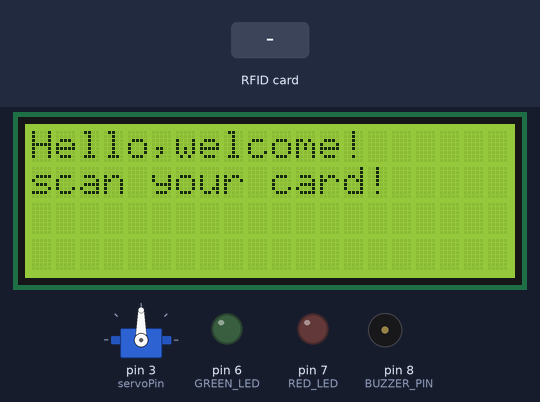
A sketch run on a simulated Arduino Uno, built with avr-gcc and run on an emulated ATmega328P. On the bench: 20×4 character LCD, servo, output pins drawn as LEDs (lit = HIGH), buzzer (waves = sounding). The test bench sets the inputs (shaded band). Pins used as bus, display or sensor lines are not drawn.

Above: at 1.4 s.
1.5 s: RFID card 5E 7A 19 C4 held to the reader
At 2.1 s:
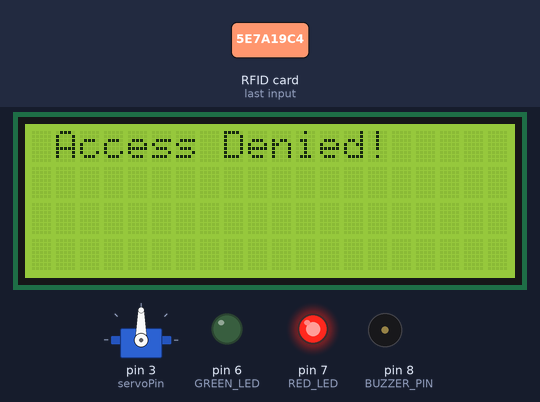
4.5 s: RFID card 0B 6D A3 89 held to the reader
At 8.1 s:
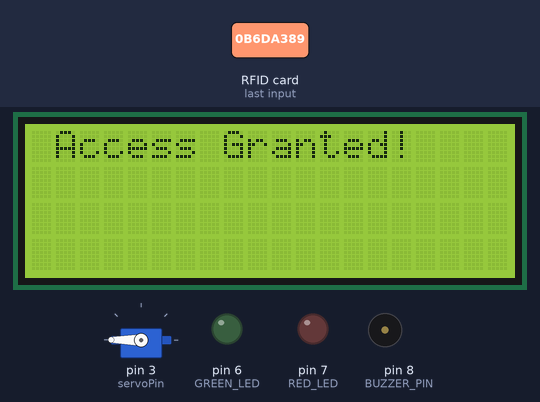
10.2 s: RFID card 0B 6D A3 89 held to the reader
At 20.5 s:
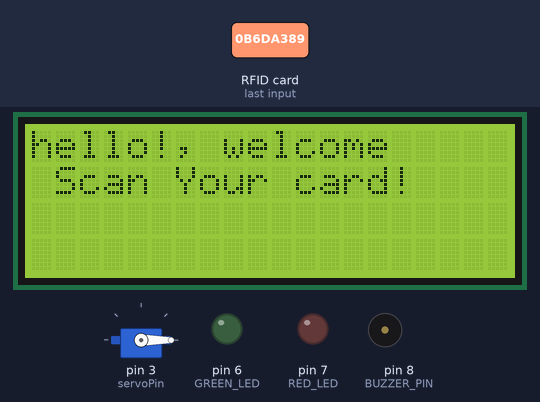
Timing chart, 0 to 20.8 s (numbered marks = the images above; inputs shaded):
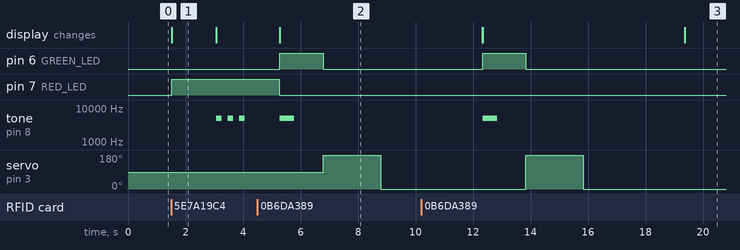

Measured:
- after the input at 1.5 s, pin 7 (RED_LED): LOW → HIGH at once; tone on pin 8 (BUZZER_PIN): alternates 5000 Hz for 0.20 s and silent for 0.20 s, starting after 1.6 s; the display: changes at once (image 1)
- after the input at 4.5 s, pin 6 (GREEN_LED): LOW → HIGH after 0.78 s, → LOW 1.5 s later; tone on pin 8 (BUZZER_PIN): silent → 5000 Hz after 0.78 s, → silent 0.50 s later; servo on pin 3 (servoPin): 90° → 180° after 2.3 s, → 0° 2.0 s later; the display: changes after 0.78 s (image 2)
- after the input at 10.2 s, pin 6 (GREEN_LED): LOW → HIGH after 2.1 s, → LOW 1.5 s later; tone on pin 8 (BUZZER_PIN): silent → 5000 Hz after 2.1 s, → silent 0.50 s later; servo on pin 3 (servoPin): 0° → 180° after 3.6 s, → 0° 2.0 s later
- what the display in image 1 shows lasts 1.6 s, from 1.5 s to 3.1 s

The sketch:

sketch_mar7n_copy_20240314161700.ino
```cpp
#include <Wire.h>
#include <SPI.h>
#include <MFRC522.h>
#include <LiquidCrystal_I2C.h>
#include <Servo.h>

#define SS_PIN 10
#define RST_PIN 9
#define RED_LED 7
#define GREEN_LED 6
#define BUZZER_PIN 8
#define servoPin  3


MFRC522 mfrc522(SS_PIN, RST_PIN);
LiquidCrystal_I2C lcd(0x27,20,4);

Servo servo;
int pos = 0;
const int openPos = 180;    // Adjust this value according to your servo's range
const int closedPos = 0;

const unsigned long doorOpenTime = 1000;   // 3 seconds
const unsigned long doorClosedTime = 1000;

byte validCard[] = {0X0B, 0X6D,0XA3,0X89}; // Change this according to your RFID tag

void setup() {
  Serial.begin(9600);
  SPI.begin();
  mfrc522.PCD_Init();
    lcd.init();                      // initialize the lcd
  lcd.init();
  // Print a message to the LCD.
  lcd.backlight();
  lcd.setCursor(0,0);
  lcd.print("Hello,welcome!");
  lcd.setCursor(0,1);
  lcd.print("scan your card!");
  servo.attach(servoPin);
  pinMode(RED_LED, OUTPUT);
  pinMode(GREEN_LED, OUTPUT);
  pinMode(BUZZER_PIN, OUTPUT);
}

void loop() {

  if (mfrc522.PICC_IsNewCardPresent() && mfrc522.PICC_ReadCardSerial()) {
    if (checkRFID()) {
      accessGranted();

    } else {
      accessDenied();

    }
  }
}

bool checkRFID() {
  for (int i = 0; i < mfrc522.uid.size; i++) {
    if (mfrc522.uid.uidByte[i] != validCard[i]) {
      mfrc522.PICC_HaltA();
      return false;
    }
  }
  mfrc522.PICC_HaltA();
  return true;


}

void accessGranted() {
  lcd.clear();
  lcd.setCursor(0, 0);
  lcd.print(" Access Granted!");
  digitalWrite(GREEN_LED, HIGH);
  digitalWrite(RED_LED, LOW);
  tone(BUZZER_PIN, 5000); // Buzz at 1000Hz
  delay(500); // Buzz for 0.5 seconds
  noTone(BUZZER_PIN); // Stop buzzing
  delay(1000); // Wait for 1 second
  digitalWrite(GREEN_LED, LOW);
  digitalWrite(RED_LED, LOW);
  openDoor();
  delay(doorOpenTime);
   // Close the door
  closeDoor();
  delay(doorClosedTime);
  printNormalModeMessage();

}

void accessDenied() {
  lcd.clear();
  lcd.setCursor(0, 0);
  lcd.print(" Access Denied!");
  digitalWrite(GREEN_LED, LOW);
  digitalWrite(RED_LED, HIGH);
  printNormalModeMessage();

  for (int i = 0; i < 3; i++) {
    tone(BUZZER_PIN, 5000); // Buzz at 2000Hz
    delay(200); // Buzz for 0.2 seconds
    noTone(BUZZER_PIN); // Stop buzzing
    delay(200); // Wait for 0.2 seconds
  }
  delay(1000); // Wait for 1 second
  digitalWrite(GREEN_LED, LOW);
  digitalWrite(RED_LED, LOW);

}

void printNormalModeMessage() {
  delay(1500);
  lcd.clear();
  lcd.print("hello!, welcome");
  lcd.setCursor(0, 1);
  lcd.print(" Scan Your card!");
}
void openDoor() {
  servo.write(openPos); // Set servo to open position
  delay(1000); // Delay for servo to reach position
}

// Function to close the door
void closeDoor() {
  servo.write(closedPos); // Set servo to closed position
  delay(1000); // Delay for servo to reach position
}
```
